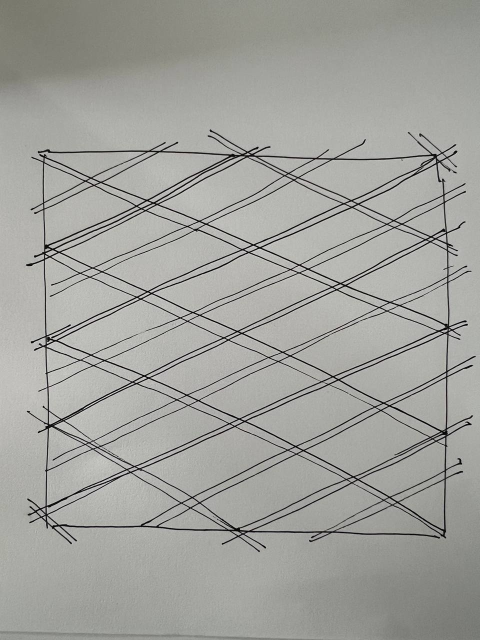
#> input picture BIAS-plaid/IMAGE 2026-10-15 10:30:04.jpg, 960 x 1280 px (shown at 1/2 size)
$ python farwagon.py '../../BIAS-plaid/IMAGE 2026-10-15 10:30:04.jpg' out.png 1.0
#> lines starting #> are read from the running program, lines starting #| are printed output that depends on the picture
### FORM-G/generator/brushsim.py
#!/usr/bin/env python3
"""A simulation of the rubber brush on primed canvas, read off OPM-G/IMG_2415 (20 x 20 cm).

What the photo shows (all est., from the photo, not measured on the machine):
  * track about 5 mm wide; a pale film in the middle with the weave showing through;
  * a thick glossy ridge along both sides, about 1 mm;
  * a thick U at every turn of the snake, its paint running back into the film in feathered tongues;
  * a dip every 95 mm of line: the load falls off along the line, so short legs come out solid, long ones as film;
  * a thin dark paint in film goes violet (Indigo reads lilac): modelled by Kubelka-Munk per channel.
"""
import numpy as np
from scipy.ndimage import gaussian_filter

GROUND_SRGB = (251, 250, 247)   # the canvas, white gesso (the owner, 2026-11-16: "the gesso there is white"); was (243, 240, 230), cream — leg_colour's cache keeps the plans as they were


def srgb2lin(c):
    c = np.asarray(c, dtype=np.float32) / 255.0
    return np.where(c <= 0.04045, c / 12.92, ((c + 0.055) / 1.055) ** 2.4)


def lin2srgb(c):
    c = np.clip(c, 0, 1)
    return np.where(c <= 0.0031308, c * 12.92, 1.055 * np.power(c, 1 / 2.4) - 0.055)


def hex2rgb(h):
    h = h.lstrip('#')
    return tuple(int(h[i:i + 2], 16) for i in (0, 2, 4))


class Paint:
    """A paint: its masstone (hex, thick), its film (a glaze: thin paint multiplies what lies under it), how soon it covers.
    film = masstone ** kappa, Beer-like; read off IMG_2415: Indigo's film lilac, kappa about 0.37 (est.)."""
    TF = 0.2            # the film's reference thickness

    # [18 lines left out: functions __init__, km_over, not called in this run]


def smooth01(a, b, x):
    u = np.clip((x - a) / (b - a), 0, 1)
    return u * u * (3 - 2 * u)


_NOISE = {}


class Noise:
    # [13 lines left out: function __init__, not called in this run]

    def take(self, tile, iy, ix, ox, oy):
        return tile[(iy + oy) % self.n][:, (ix + ox) % self.n]


# [12 lines left out: function weave_map, not called in this run]


class Loader:
    """The load on the tip along a line: dip, fall off, dip."""
    every = 95.0     # mm of line a dip (LAB, README)
    sigma = 48.0     # est.: how fast the load falls off

    def load(self, s):
        m = np.mod(s, self.every)
        return 0.16 + 0.84 * np.exp(-m / self.sigma)


class Sim:
    HW = 2.5  # half the track: 5 mm, the owner's

    # [169 lines left out: functions __init__, leg, turn, lay, finish, not called in this run]

### FORM-G/generator/distance_core.py
import numpy as np
from scipy.ndimage import gaussian_filter
XYZ = np.array([[0.4124, 0.3576, 0.1805], [0.2126, 0.7152, 0.0722], [0.0193, 0.1192, 0.9505]], np.float32)
WHITE = XYZ.sum(axis=1)
# lightness, red-green, blue-yellow, built so that a neutral has no colour at all, whatever the blur: S-CIELAB's widths of blur, not its matrix (my simplification)
OPP = np.array([[0, 1, 0], [1 / WHITE[0], -1, 0], [0, 1, -1 / WHITE[2]]], np.float32)
M = OPP @ XYZ
Minv = np.linalg.inv(M)
KERN = [[(0.05, 1.00327), (0.225, 0.11442), (7.0, -0.11769)], [(0.0685, 0.61673), (0.826, 0.38328)], [(0.0920, 0.56789), (0.6451, 0.43212)]]
PPM = 2
def at_distance(lin, ppm, dist_m):
    ppd = dist_m * 1000 * np.tan(np.radians(1)) * ppm
    opp = lin @ M.T
    out = np.zeros_like(opp)
    for c in range(3):
        for s, w in KERN[c]:
            sig = s * ppd
            if sig > 200:
                out[..., c] += w * opp[..., c].mean()
            else:
                out[..., c] += w * gaussian_filter(opp[..., c], sig, mode='nearest')
    return np.clip(out @ Minv.T, 0, 1)
# [7 lines left out: function to_lab, not called in this run]

### FORM-G/generator/gwagongeo.py
#!/usr/bin/env python3
"""The G-wagon off OPM-G/g-wagon.JPG (the owner, 2026-11-07: "start with g-wagon.JPG, on a 60 x 60 canvas"): a front view on white, 624 x 608 px.
Cut from its white ground; the ground's shadow under it left out, the tyres kept. The badges taken off, as the Porsche's and the watch's: the star on the
bonnet and the one on the grille, the model's plate. The grille is laid again by geometry, its slats on the grid (gwagon.py), so the star leaves no hole."""
import numpy as np
from PIL import Image
from scipy import ndimage as ndi

PHOTO = '/Users/fiodorsumkin/Rembrandt/OPM-G/g-wagon.JPG'
AXIS = 313.5            # px: the car's middle, between the headlights' centres and the grille's frame
# badges (x0, y0, x1, y1), photo px: the star on the bonnet, the model's plate on the grille; the grille's own star goes with the grille
BOXES = [(305, 240, 323, 253), (398, 326, 422, 337)]
GRILLE = (192, 282, 437, 352)          # its frame, outside
LAMPS = [(145.0, 315.0), (482.0, 315.0)]  # the headlights' centres
LAMP_R = 25.5                            # their chrome ring, outer radius, px (est., off the photo)
BAR = (350, 462)                         # the bull bar's rows, px
UPRIGHTS = [(181, 202), (426, 447)]      # its two uprights' columns, px
FLOOR = 466                              # below this only the tyres: the rest is the ground's shadow


# [8 lines left out: function clean, not called in this run]


def load():
    im = np.asarray(Image.open(PHOTO).convert('RGB'), dtype=np.float32) / 255.0
    h, w, _ = im.shape
    off = np.abs(im - 1.0).max(axis=2) > 0.07
    Y, X = np.mgrid[0:h, 0:w]
    lum = im @ np.array([0.2126, 0.7152, 0.0722], np.float32)
    # below the bull bar and its skid plate only the tyres, dark rubber: the floor between and under them is shadow
    tyres = (Y >= FLOOR) & (lum < 0.30) & ((np.abs(X - AXIS) > 150))
    mask = off & ((Y < FLOOR) | tyres)
    mask = ndi.binary_opening(mask, iterations=1)
    lab, n = ndi.label(mask)
    if n > 1:
        sizes = ndi.sum(mask, lab, range(1, n + 1))
        mask = np.isin(lab, 1 + np.flatnonzero(sizes > 400))
    mask = ndi.binary_fill_holes(ndi.gaussian_filter(mask.astype(np.float32), 1.2) > 0.5)
    return dict(im=clean(im), raw=im, mask=mask, h=h, w=w)


# [10 lines that do not run on import are left out]

### FORM-G/generator/farwagon.py
"""The G-wagon's render beside the photo, and as the eye sees it from 3 and 6 m (distance_core's S-CIELAB blur, a model, not a measurement).
python farwagon.py <render.jpg> <out.jpg> [<cmid column's mm>]"""
import sys, numpy as np
from PIL import Image
Image.MAX_IMAGE_PIXELS = None
from brushsim import srgb2lin, lin2srgb
from distance_core import at_distance
import gwagongeo as G
fn = sys.argv[1]
out_fn = sys.argv[2] if len(sys.argv) > 2 else 'farwagon.jpg'
mid = float(sys.argv[3]) if len(sys.argv) > 3 else 297.5
S = 1200                                   # px for the 600 mm canvas: 2 px/mm, as farcar.py
small = Image.open(fn).convert('RGB').resize((S, S), Image.BOX)
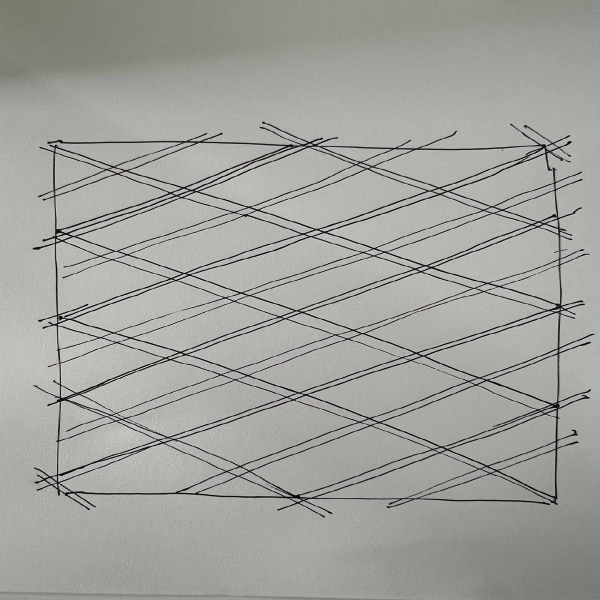
#> small: PIL image 1200x1200 RGB (shown at 1/2 size); mean R, G, B 161.3, 161.9, 157.1
lin = srgb2lin(np.asarray(small, np.float32)).astype(np.float32)
#> in srgb2lin, `return np.where(c <= 0.04045, c / 12.92, ((c + 0.055) / 1.055) ** 2.4)`:
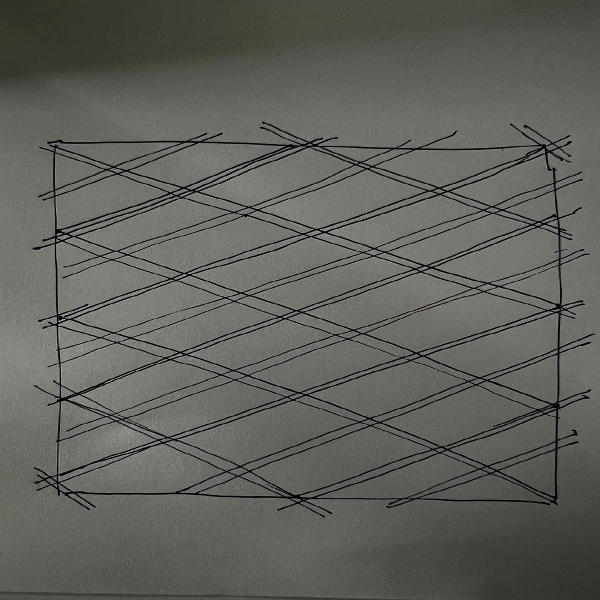
#> returned value: shape (1200, 1200, 3) float32 (shown at 1/2 size); mean of channels 0, 1, 2 0.378, 0.381, 0.358; drawn as R, G, B
panels = [lin2srgb(at_distance(lin, 2, d)) for d in (3, 6)]
#> in at_distance, `opp = lin @ M.T`:
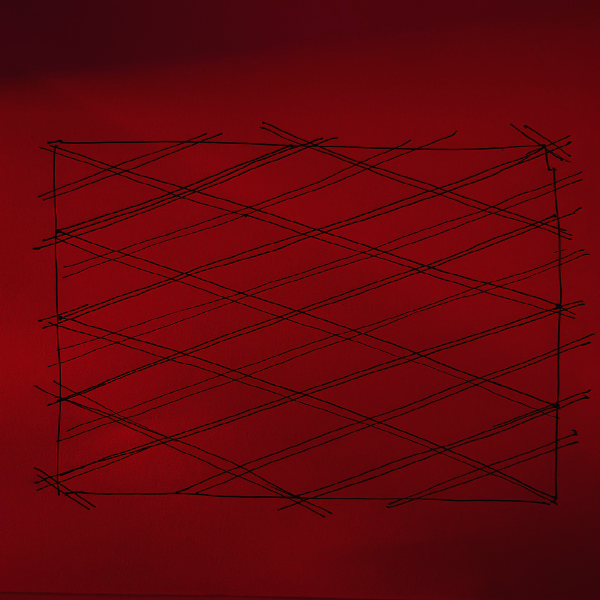
#> opp: shape (1200, 1200, 3) float32 (shown at 1/2 size); mean R, G, B 0.379, -0.00333, 0.018; drawn with min black and max white
#> after the loop in at_distance, `for c in range(3):`:
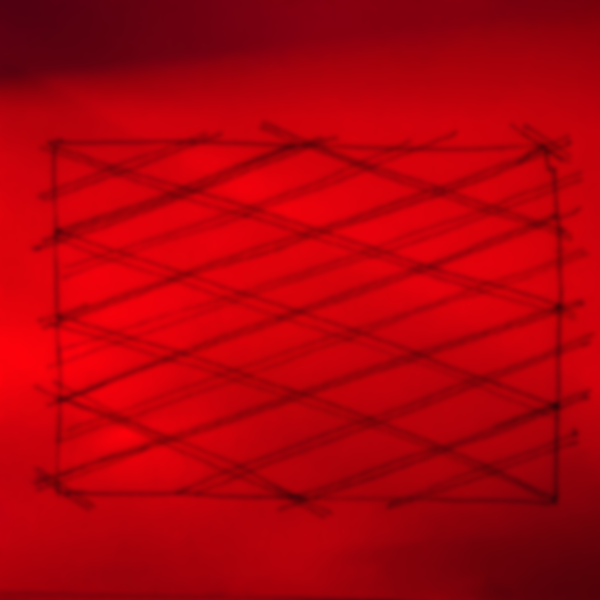
#> out: shape (1200, 1200, 3) float32 (shown at 1/2 size); mean R, G, B 0.379, -0.00334, 0.018; drawn with min black and max white
#> in at_distance, `return np.clip(out @ Minv.T, 0, 1)`:
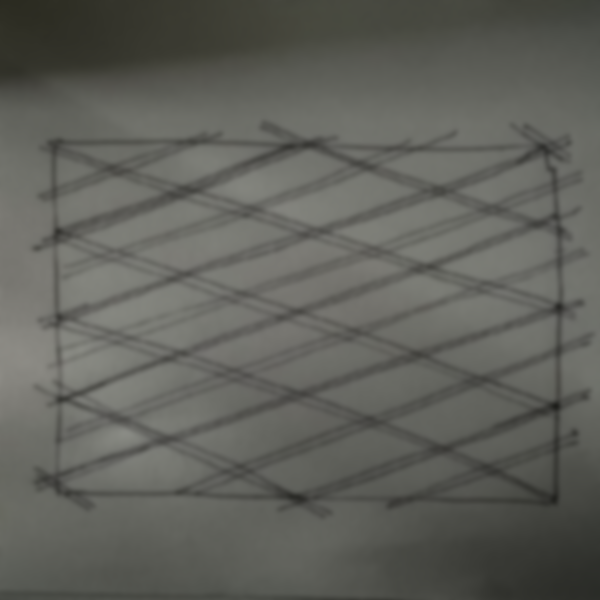
#> returned value: shape (1200, 1200, 3) float32 (shown at 1/2 size); mean of channels 0, 1, 2 0.378, 0.381, 0.358; drawn as R, G, B
#> in lin2srgb, `return np.where(c <= 0.0031308, c * 12.92, 1.055 * np.power(c, 1 / 2.4..`:
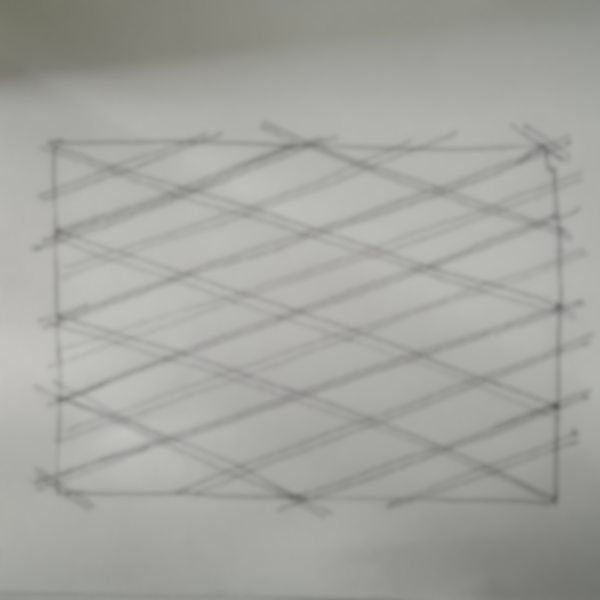
#> returned value: shape (1200, 1200, 3) float32 (shown at 1/2 size); mean of channels 0, 1, 2 0.644, 0.647, 0.628; drawn as R, G, B
#> panels = 2 items
#> (the run stopped early here; a loop or call above may not have finished)

$ run again, on BIAS-plaid/IMAGE 2026-10-15 10:30:10.jpg
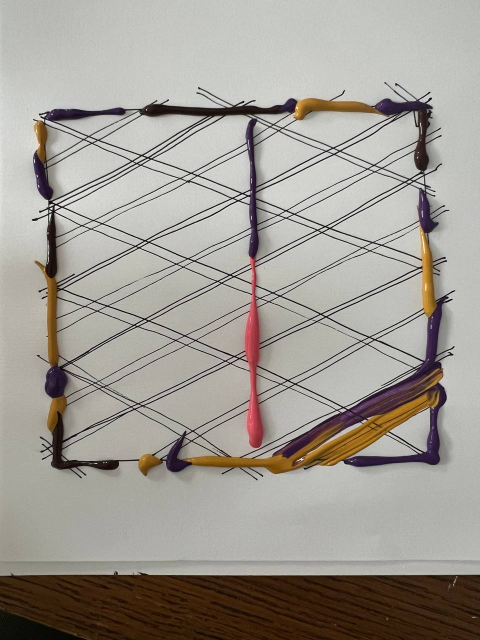
#> input picture BIAS-plaid/IMAGE 2026-10-15 10:30:10.jpg, 960 x 1280 px (shown at 1/2 size)
#> ppd = 209.5
#> after the loop in at_distance (call 2), `for c in range(3):`:
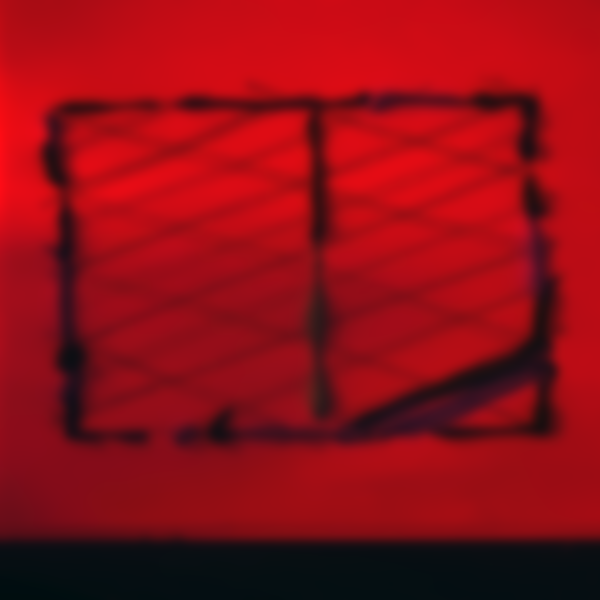
#> out: shape (1200, 1200, 3) float32 (shown at 1/2 size); mean R, G, B 0.401, -0.00131, 0.0248; drawn with min black and max white
#> in lin2srgb (call 2), `return np.where(c <= 0.0031308, c * 12.92, 1.055 * np.power(c, 1 / 2.4..`:
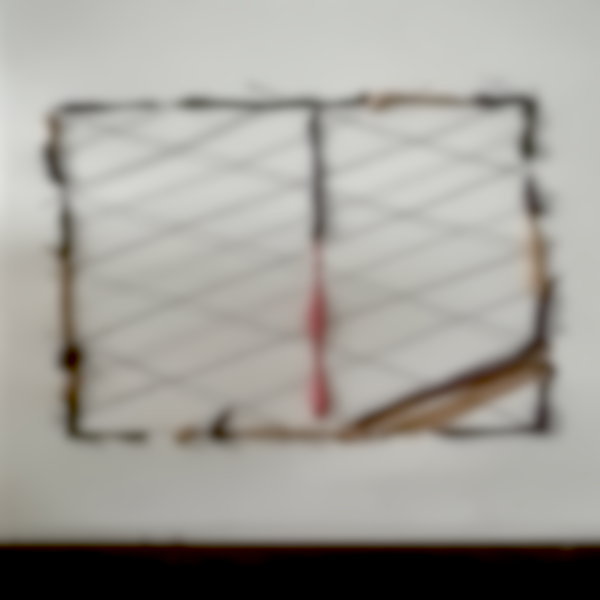
#> returned value: shape (1200, 1200, 3) float32 (shown at 1/2 size); mean of channels 0, 1, 2 0.631, 0.621, 0.6; drawn as R, G, B
#> panels = 2 items

$ run again, on BIAS-plaid/IMAGE 2026-10-15 10:30:16.jpg
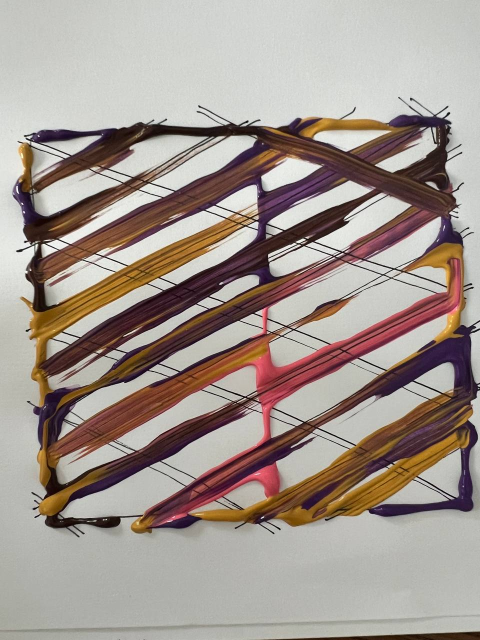
#> input picture BIAS-plaid/IMAGE 2026-10-15 10:30:16.jpg, 960 x 1280 px (shown at 1/2 size)
#> ppd = 209.5
#> after the loop in at_distance (call 2), `for c in range(3):`:
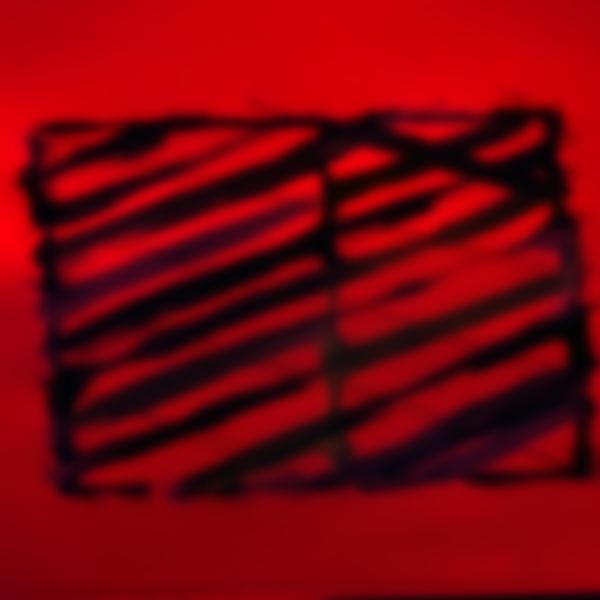
#> out: shape (1200, 1200, 3) float32 (shown at 1/2 size); mean R, G, B 0.402, 0.00294, 0.0287; drawn with min black and max white
#> in lin2srgb (call 2), `return np.where(c <= 0.0031308, c * 12.92, 1.055 * np.power(c, 1 / 2.4..`:
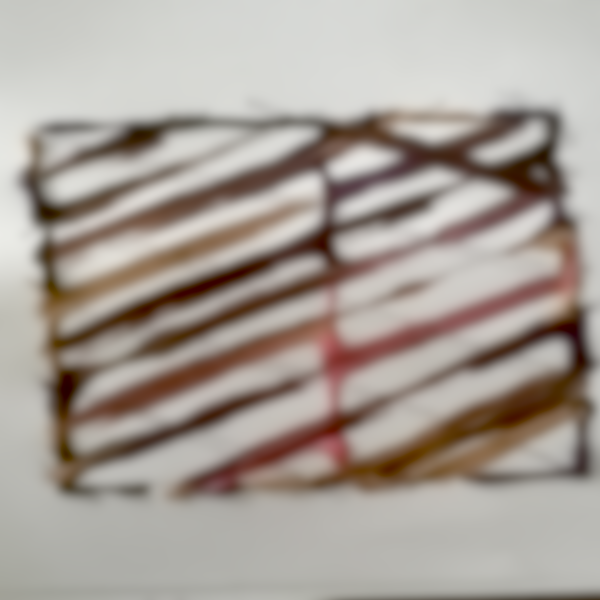
#> returned value: shape (1200, 1200, 3) float32 (shown at 1/2 size); mean of channels 0, 1, 2 0.661, 0.626, 0.596; drawn as R, G, B
#> panels = 2 items

$ run again, on BIAS-plaid/IMAGE 2026-10-15 10:30:18.jpg
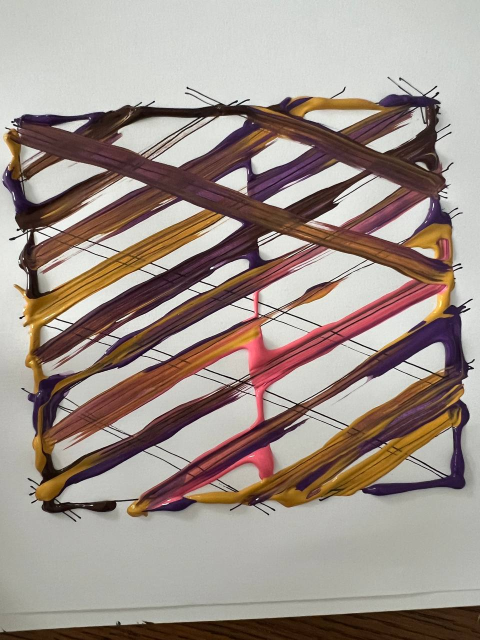
#> input picture BIAS-plaid/IMAGE 2026-10-15 10:30:18.jpg, 960 x 1280 px (shown at 1/2 size)
#> ppd = 209.5
#> after the loop in at_distance (call 2), `for c in range(3):`:
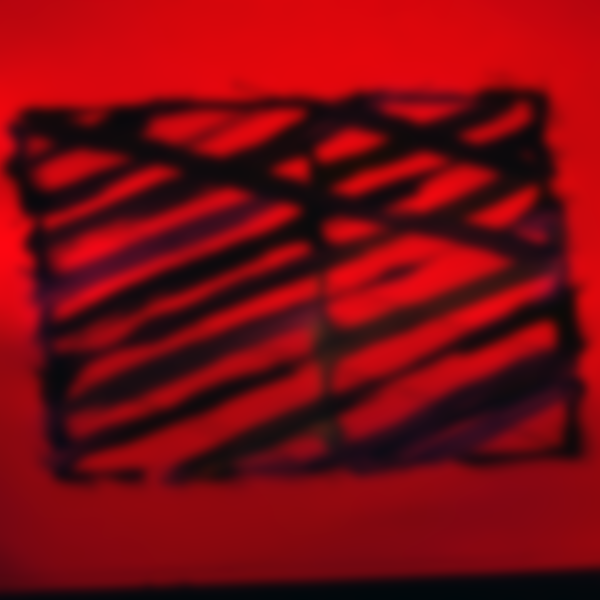
#> out: shape (1200, 1200, 3) float32 (shown at 1/2 size); mean R, G, B 0.39, 0.00426, 0.0292; drawn with min black and max white
#> in lin2srgb (call 2), `return np.where(c <= 0.0031308, c * 12.92, 1.055 * np.power(c, 1 / 2.4..`:
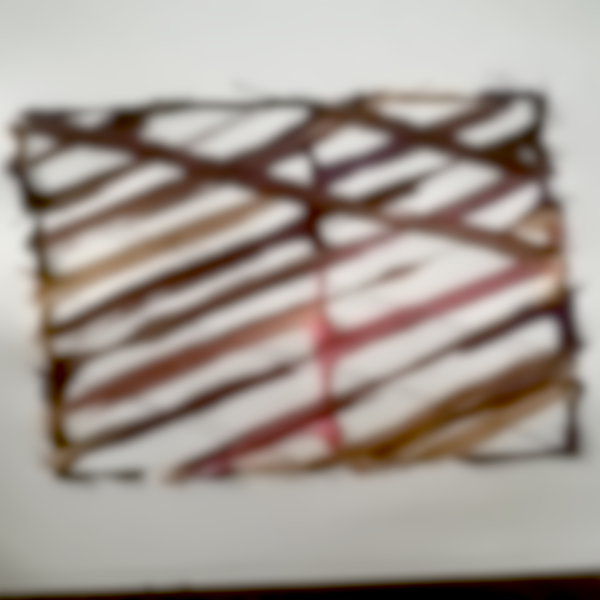
#> returned value: shape (1200, 1200, 3) float32 (shown at 1/2 size); mean of channels 0, 1, 2 0.646, 0.606, 0.578; drawn as R, G, B
#> panels = 2 items
